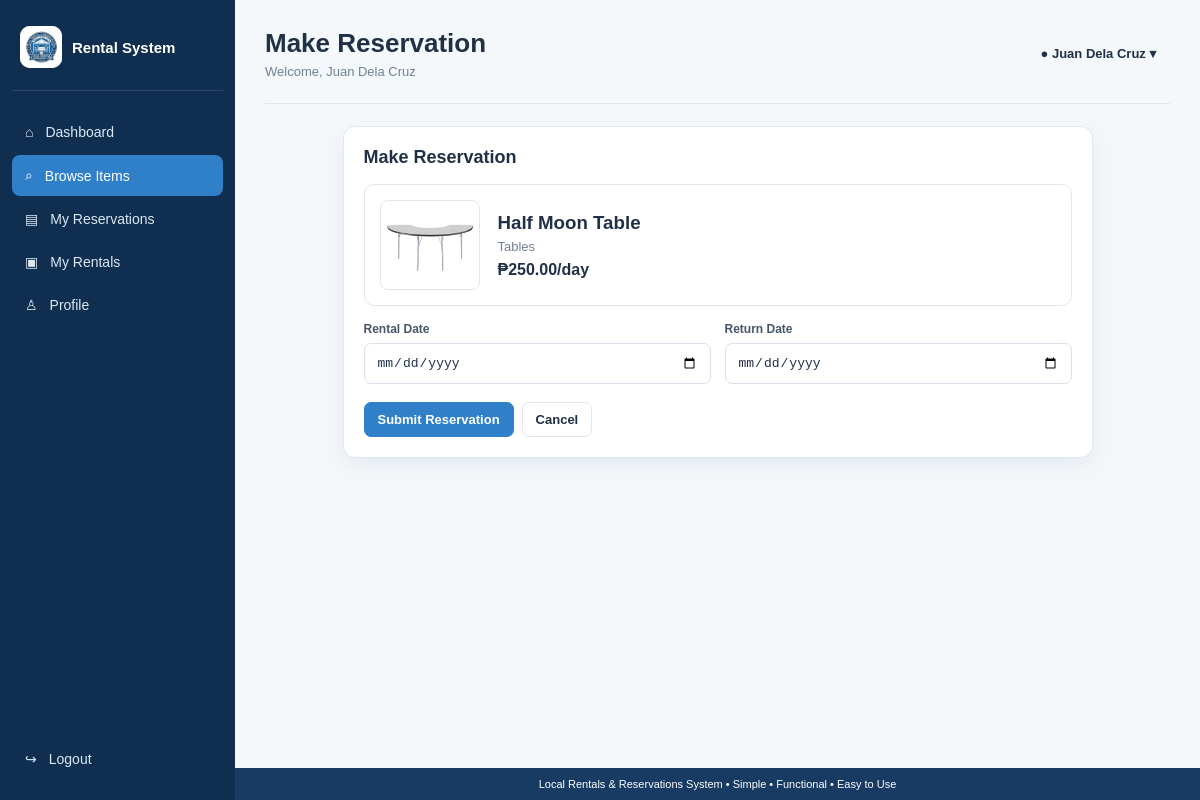
The app's page /user/reserve.php?id=2 (signed in) with its own data.
### tables this page shows
CREATE TABLE items (
    item_id INT AUTO_INCREMENT PRIMARY KEY,
    item_name VARCHAR(100) NOT NULL,
    category VARCHAR(60) NOT NULL,
    price_per_day DECIMAL(10,2) NOT NULL DEFAULT 0,
    image VARCHAR(100) NOT NULL DEFAULT 'tent_square.svg',
    status ENUM('Available','Rented','Maintenance') NOT NULL DEFAULT 'Available',
    created_at TIMESTAMP DEFAULT CURRENT_TIMESTAMP
);

### functions.php (called while the page is built, shortened)
<?php
function e($value) {
    return htmlspecialchars((string)$value, ENT_QUOTES, 'UTF-8');
}
?>

### user/reserve.php (the view, shortened to what this page needs)
<?php
require_once "../db.php";
require_once "../functions.php";
$id = (int)($_GET["id"] ?? 0);
$stmt = $conn->prepare(
    "SELECT *
     FROM items
     WHERE item_id = ?"
);
$stmt->bind_param("i", $id);
$stmt->execute();
$item = $stmt->get_result()->fetch_assoc();
$imageMap = [
    "Tent Square" => "tent_square.jpg",
    "Monoblock Chair" => "monoblock_chair.jpg",
    "Utensils" => "utensils.jpg",
    "Half Moon Table" => "half_moon_table.jpg",
    "Backdrop" => "backdrop.jpg",
    "Cleopatra Chair" => "cleopatra_chair.jpg",
    "Long Table (Buffet)" => "long_table_buffet.jpg",
    "Pleated Tablecloth" => "pleated_tablecloth.jpg"
];
$itemName = trim($item["item_name"]);
if (isset($imageMap[$itemName])) {
    $imageFile = $imageMap[$itemName];
} else {
    $imageFile = $item["image"];
}
require "../partials/user_header.php";
?>
<div class="reservation-box">
    <section class="panel">
        <h2>Make Reservation</h2>
        <div class="reserve-item">
            <img
                src="../images/<?= e($imageFile) ?>"
                alt="<?= e($itemName) ?>"
            >
            <div>
                <h3>
                    <?= e($itemName) ?>
                </h3>
                <p>
                    <?= e($item["category"]) ?>
                </p>
                <strong>
                    ₱<?= number_format(
                        $item["price_per_day"],
                        2
                    ) ?>/day
                </strong>
            </div>
        </div>
        <form
            method="POST"
            class="form-grid"
        >
            <label>
                Rental Date
                <input
                    type="date"
                    name="rental_date"
                    required
                >
            </label>
            <label>
                Return Date
                <input
                    type="date"
                    name="return_date"
                    required
                >
            </label>
            <div class="form-actions">
                <button
                    type="submit"
                    class="btn primary"
                >
                    Submit Reservation
                </button>
                <a
                    class="btn"
                    href="items.php"
                >
                    Cancel
                </a>
            </div>
        </form>
    </section>
</div>
<?php
require "../partials/footer.php";
?>

### assets/style.css (style rules this page uses)
:root { --navy:#173b63;--navy2:#102f50;--blue:#2f80c9;--bg:#f5f8fb;--text:#203047; --muted:#718096;--line:#dfe7ef;--white:#fff;--green:#45b979;--orange:#e9a83b; --red:#d9535b;--purple:#8b6edb;--shadow:0 8px 24px rgba(20,55,90,.07) }
* { box-sizing:border-box }
body { margin:0;font-family:Arial,Helvetica,sans-serif;background:var(--bg);color:var(--text) }
a { text-decoration:none;color:inherit }
.panel { background:#fff;border:1px solid var(--line);border-radius:12px;padding:20px;box-shadow:var(--shadow);margin-bottom:20px }
.panel h2 { font-size:18px;margin:0 }
.btn { display:inline-flex;align-items:center;justify-content:center;border:1px solid var(--line);background:#fff;color:var(--text);padding:9px 13px;border-radius:7px;font-size:13px;font-weight:700;cursor:pointer }
.btn.primary { background:var(--blue);border-color:var(--blue);color:#fff }
.form-grid { display:grid;grid-template-columns:1fr 1fr;gap:14px }
.form-grid label { font-size:12px;font-weight:700;color:#46566a }
.form-grid label input,.form-grid label select { display:block;width:100%;margin-top:7px;padding:11px 12px;border:1px solid #d9e2eb;border-radius:7px;font-size:13px;background:#fff;color:var(--text) }
.form-actions { grid-column:1/-1;display:flex;gap:8px;padding-top:4px }
.reservation-box { max-width:750px;margin:auto }
.reserve-item { display:flex;gap:18px;align-items:center;padding:15px;border:1px solid var(--line);border-radius:10px;margin:16px 0 }
.reserve-item img { width:100px;height:90px;object-fit:contain;background:#fff;border:1px solid var(--line);border-radius:8px }
.reserve-item h3 { margin:0 0 5px }
.reserve-item p { margin:0 0 7px;color:var(--muted);font-size:13px }

### records on screen
items: item_name "Half Moon Table", category "Tables", price_per_day "250.00"

### other values on screen
$page_title "Make Reservation"
$userName "Juan Dela Cruz"
